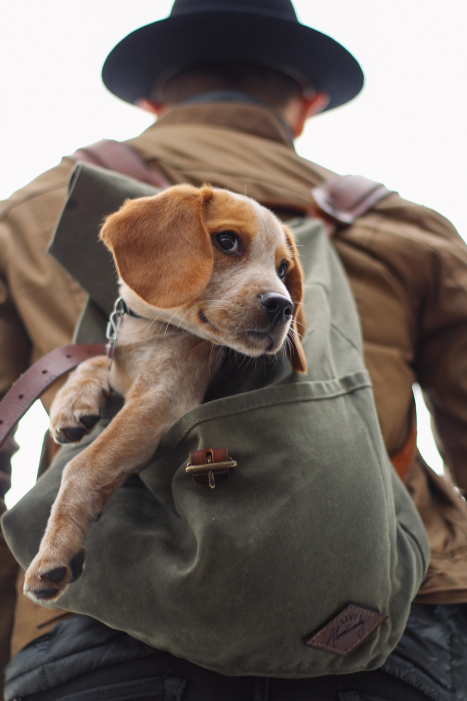
#> input picture DATA/raw/dog_backpack.jpg, 934 x 1401 px (shown at 1/2 size)
$ jupyter execute --allow-errors Image-and-videos.ipynb   (text cells are left out)
#> lines starting #> are read from the running program, lines starting #| are printed output that depends on the picture; after the words box and inside, x2 and y2 are one past the last pixel; in counts of white or black regions, pixels touching at a corner belong together
[cell 1]
import numpy as np
import matplotlib.pyplot as plt
import cv2

[cell 2]
# matplotlib
img = cv2.imread('DATA/raw/dog_backpack.jpg')
#> img is the input picture: shape (1401, 934, 3); mean B, G, R 99.5, 106.7, 118.1
plt.imshow(img)
print(type(img))
#| <class 'numpy.ndarray'>

[cell 3]
img_rgb = cv2.cvtColor(img,cv2.COLOR_BGR2RGB)
plt.imshow(img_rgb)

[cell 4]
cv2.imwrite('DATA/proccessed/dog_backpack_1.jpg',img)
cv2.imwrite('DATA/proccessed/dog_backpack_2.jpg',img_rgb)
#> Out = True

[cell 5]
cv2.imwrite('DATA/proccessed/dog_backpack_3.jpg',cv2.cvtColor(img_rgb,cv2.COLOR_RGB2BGR))
#> Out = True

[cell 6]
# create blank img
blank_img = np.zeros(shape=(512,512,3),dtype=np.int16)
plt.imshow(blank_img)

[cell 7]
# Draw rectangle
cv2.rectangle(blank_img,pt1=(384,20),pt2=(500,150),color=(255,0,0),thickness=10)
cv2.circle(img=blank_img,center=(100,100),radius=50,color=(125,255,0),thickness=8)
cv2.line(blank_img,pt1=(500,200),pt2=(324,242),color=(102,255,255),thickness=5)
cv2.arrowedLine(blank_img,pt1=(300,200),pt2=(10,265),color=(102,113,255),thickness=5)
plt.imshow(blank_img)

[cell 8]
font = cv2.FONT_HERSHEY_SIMPLEX
cv2.putText(blank_img,text='Hello',org=(0,500),fontFace=font,fontScale=4,
            thickness=3,color=(255,255,255),lineType=cv2.LINE_AA)
#> blank_img: shape (512, 512, 3) int16; mean of channels 0, 1, 2 11.7, 8.7, 7.4
plt.imshow(blank_img)

[cell 9]
# polygon
blank_img = np.zeros(shape=(512,512,3),dtype=np.int32)
vertices = np.array([[100,300],[200,200],[400,300],[200,400]],dtype=np.int32)
pts = vertices.reshape((-1,1,2)) # chagng to 3 dim
cv2.polylines(blank_img,[pts],isClosed=True,color=(255,0,0),thickness=5)
plt.imshow(blank_img)

[cell 10]
# draw fill-in polygon
blank_img = np.zeros(shape=(512,512,3),dtype=np.int32)
vertices = np.array([[100,300],[200,200],[400,300],[200,400]],dtype=np.int32)
pts = vertices.reshape((-1,1,2)) # chagng to 3 dim
cv2.fillPoly(blank_img,[pts],color=(255,0,0))
plt.imshow(blank_img)

[cell 11]
img = cv2.cvtColor(cv2.imread('DATA/raw/dog_backpack.jpg'),cv2.COLOR_BGR2GRAY)
#> img: shape (1401, 934); min 9, max 255, mean 109.3


# Window name in which image is displayed
window_name = 'image'

# Using cv2.imshow() method
# Displaying the image
cv2.imshow(window_name, img)

#waits for user to press any key
#(this is necessary to avoid Python kernel form crashing)
cv2.waitKey(0)

#closing all open windows
cv2.destroyAllWindows()

[cell 12]
img = cv2.imread('DATA/raw/dog_backpack.jpg')
blur = cv2.blur(img,ksize=(30,30))
fig, ax = plt.subplots(1,2)
ax[0].imshow(img)
ax[1].imshow(blur)
#> figure, not shown here; B, G, R data is drawn as R, G, B

[cell 13]
img = cv2.imread('DATA/raw/dog_backpack.jpg')
kernel = np.ones((10, 10), 'uint8')
blur = cv2.dilate(img,kernel=kernel)
fig, ax = plt.subplots(1,2)
ax[0].imshow(img)
ax[1].imshow(blur)
#> figure, not shown here; B, G, R data is drawn as R, G, B

[cell 14]
img = cv2.imread('DATA/raw/dog_backpack.jpg')
kernel = np.ones((10, 10), 'uint8')
blur = cv2.erode(img,kernel=kernel)
fig, ax = plt.subplots(1,2)
ax[0].imshow(img)
ax[1].imshow(blur)
#> figure, not shown here; B, G, R data is drawn as R, G, B

[cell 15]
img = cv2.imread('DATA/raw/dog_backpack.jpg')
blur = cv2.medianBlur(img,ksize=55) #ksize must be odd int
fig, ax = plt.subplots(1,2)
ax[0].imshow(img)
ax[1].imshow(blur)
#> figure, not shown here; B, G, R data is drawn as R, G, B

[cell 16]
img = cv2.imread('DATA/raw/dog_backpack.jpg')
blur = cv2.GaussianBlur(img,ksize=(55,55),sigmaX=100,sigmaY=100) #ksize must be odd int
fig, ax = plt.subplots(1,2)
ax[0].imshow(img)
ax[1].imshow(blur)
#> figure, not shown here; B, G, R data is drawn as R, G, B

[cell 17]
flat_chess = cv2.imread('DATA/raw/flat_chessboard.png')
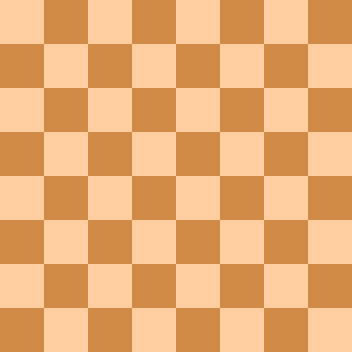
#> input picture DATA/raw/flat_chessboard.png, 352 x 352 px
#> flat_chess is the input picture: shape (352, 352, 3); mean B, G, R 114.5, 172.5, 232
flat_chess = cv2.cvtColor(flat_chess,cv2.COLOR_BGR2RGB)
gray_flat_chess = cv2.cvtColor(flat_chess,cv2.COLOR_BGR2GRAY)
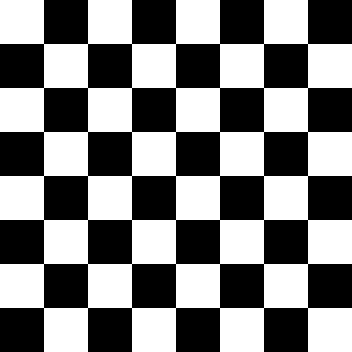
#> gray_flat_chess: shape (352, 352); values 127 (black) and 197 (white), 50% white; 1 white region, box (x1, y1, x2, y2) and area: (0, 0, 352, 352) 61952
plt.imshow(gray_flat_chess,cmap='gray')

[cell 18]
real_chess = cv2.imread('DATA/raw/real_chessboard.jpg')
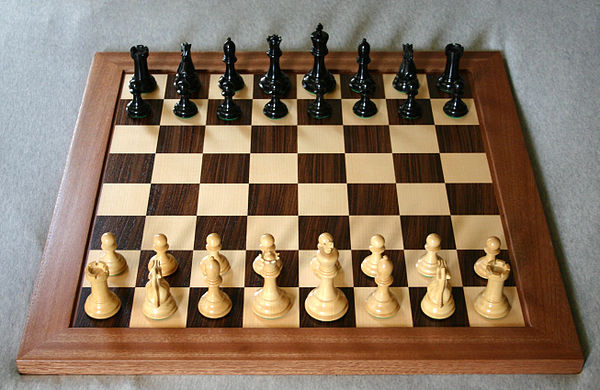
#> input picture DATA/raw/real_chessboard.jpg, 600 x 390 px
#> real_chess is the input picture: shape (390, 600, 3); mean B, G, R 98.1, 117.7, 137.5
real_chess = cv2.cvtColor(real_chess,cv2.COLOR_BGR2RGB)
gray_real_chess = cv2.cvtColor(real_chess,cv2.COLOR_BGR2GRAY)
plt.imshow(gray_real_chess,cmap='gray')

[cell 19]
gray = np.float32(gray_flat_chess)
dst = cv2.cornerHarris(src=gray,blockSize=2,ksize=3,k=0.04)
dst = cv2.dilate(dst,None) # a denoise method which connect separate detail
flat_chess[dst>0.01*dst.max()] = [255,0,0]
#> flat_chess: shape (352, 352, 3); mean R, G, B 232.2, 170.8, 113.4
plt.imshow(flat_chess)

[cell 20]
gray = np.float32(gray_real_chess)
#> gray: shape (390, 600) float32
dst = cv2.cornerHarris(src=gray,blockSize=2,ksize=3,k=0.04)
#> dst: shape (390, 600) float32
dst = cv2.dilate(dst,None)
real_chess[dst>0.01*dst.max()] = [255,0,0]
#> real_chess: shape (390, 600, 3); mean R, G, B 142.2, 114.9, 95.9
plt.imshow(real_chess)

[cell 21]
flat_chess = cv2.imread('DATA/raw/flat_chessboard.png')
flat_chess = cv2.cvtColor(flat_chess,cv2.COLOR_BGR2RGB)
real_chess = cv2.imread('DATA/raw/real_chessboard.jpg')
real_chess = cv2.cvtColor(real_chess,cv2.COLOR_BGR2RGB)
gray_flat_chess = cv2.cvtColor(flat_chess,cv2.COLOR_BGR2GRAY)
gray_real_chess = cv2.cvtColor(real_chess,cv2.COLOR_BGR2GRAY)

[cell 22]
corners = cv2.goodFeaturesToTrack(gray_flat_chess,20,0.01,10)
#> corners = 20 rows, first 8: [308, 308], [264, 308], [220, 308], [176, 308], [132, 308], [88, 308], [44, 308], [308, 264]
corners = np.int0(corners)
for i in corners:
    x,y = i.ravel()
    cv2.circle(flat_chess,(x,y),3,(255,0,0),-1)
#> this loop made 20 passes
#> (x, y) on passes 1 to 12: (308, 308), (264, 308), (220, 308), (176, 308), (132, 308), (88, 308), (44, 308), (308, 264), (264, 264), (220, 264), (176, 264), (132, 264)
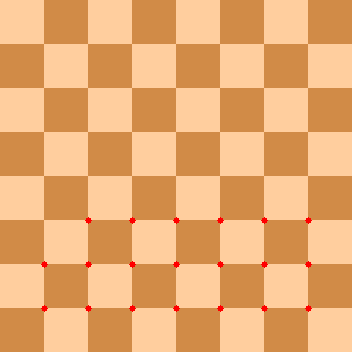
#> flat_chess: shape (352, 352, 3); mean R, G, B 232.1, 171.7, 114
plt.imshow(flat_chess)

[cell 23]
corners = cv2.goodFeaturesToTrack(gray_real_chess,80,0.01,10)
#> corners = 80 rows, first 8: [178, 91], [132, 90], [448, 86], [177, 75], [183, 105], [403, 87], [274, 109], [248, 183]
corners = np.int0(corners)
for i in corners:
    x,y = i.ravel()
    cv2.circle(real_chess,(x,y),3,(255,0,0),-1)
#> this loop made 80 passes
#> (x, y) on passes 1 to 12: (178, 91), (132, 90), (448, 86), (177, 75), (183, 105), (403, 87), (274, 109), (248, 183), (278, 258), (223, 92), (154, 154), (261, 80)
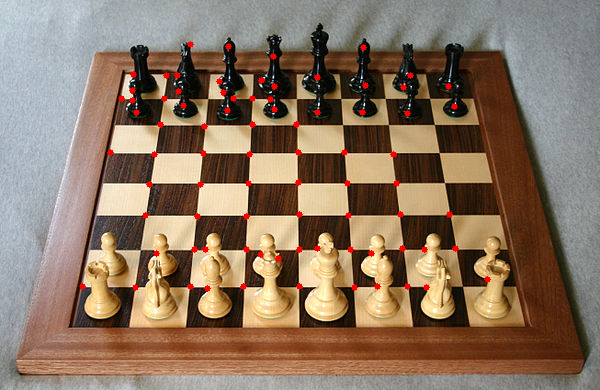
#> real_chess: shape (390, 600, 3); mean R, G, B 138.9, 116.7, 97.3
plt.imshow(real_chess)

[cell 24]
img = cv2.imread('DATA/raw/sammy_face.jpg')
#> (the rest of this cell did not finish here and is left out)

[cell 25]
edges = cv2.Canny(image=img,threshold1 = 127, threshold2=199)
#> (the rest of this cell did not finish here and is left out)

#> (a cell that did not finish here is left out)

#> (a cell that did not finish here is left out)

[cell 28]
flat_chess = cv2.imread('DATA/raw/flat_chessboard.png')
flat_chess = cv2.cvtColor(flat_chess,cv2.COLOR_BGR2RGB)
gray_flat_chess = cv2.cvtColor(flat_chess,cv2.COLOR_BGR2GRAY)
edges = cv2.Canny(gray_flat_chess, 50, 200)
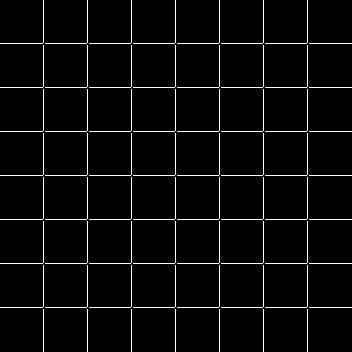
#> edges: shape (352, 352); 3.8% white in thin lines or dots
lines = cv2.HoughLinesP(edges, rho=1, theta = np.pi/180,threshold=10, minLineLength=10, maxLineGap=250)
#> lines = 14 rows, first 6: [43, 351, 43, 0], [0, 263, 351, 263], [131, 351, 131, 0], [87, 351, 87, 0], [0, 43, 351, 43], [0, 175, 351, 175]
for line in lines:
    x1, y1, x2, y2 = line[0]
    cv2.line(flat_chess, (x1, y1), (x2, y2), (255, 0, 0), 3)
#> this loop made 14 passes
#> (x1, y1, x2, y2) on passes 1 to 12: (43, 351, 43, 0), (0, 263, 351, 263), (131, 351, 131, 0), (87, 351, 87, 0), (0, 43, 351, 43), (0, 175, 351, 175), (0, 219, 351, 219), (0, 307, 351, 307), (307, 351, 307, 0), (263, 351, 263, 0), (0, 131, 351, 131), (219, 351, 219, 0)
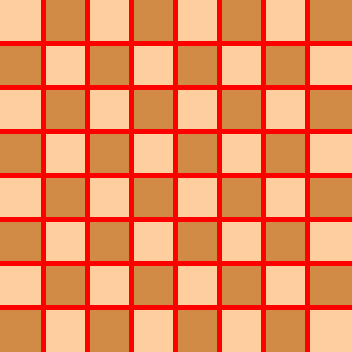
#> flat_chess: shape (352, 352, 3); mean R, G, B 236.3, 139.9, 92.9
plt.imshow(flat_chess)

[cell 29]
# [4 lines left out: function display, not called in this run]

[cell 30]
'''
cv::HoughModes {
  cv::HOUGH_STANDARD = 0,
  cv::HOUGH_PROBABILISTIC = 1,
  cv::HOUGH_MULTI_SCALE = 2,
  cv::HOUGH_GRADIENT = 3
}
'''

[cell 31]
sep_coin = cv2.imread('DATA/raw/many_circles.png')
#> (the rest of this cell did not finish here and is left out)

#> (a cell that did not finish here is left out)

[cell 33]
sep_coin = cv2.imread('DATA/raw/many_circles.png')
#> (the rest of this cell did not finish here and is left out)

[cell 34]
full = cv2.imread('DATA/raw/sammy.jpg')
#> (the rest of this cell did not finish here and is left out)

[cell 35]
face = cv2.imread('DATA/raw/sammy_face.jpg')
#> (the rest of this cell did not finish here and is left out)

[cell 36]
# List of template matching algorithm
methods = ['cv2.TM_CCOEFF', 'cv2.TM_CCOEFF_NORMED', 'cv2.TM_CCORR','cv2.TM_CCORR_NORMED', 'cv2.TM_SQDIFF', 'cv2.TM_SQDIFF_NORMED']

#> (a cell that did not finish here is left out)

[cell 38]
fig = plt.figure(figsize=(10,8))
ax = fig.add_subplot(122)
ax.imshow(img_rgb)

[cell 39]
#resize img
new_img=cv2.resize(img_rgb,(1000,500)) #1000 replace for 934 and 500 replace to 1000
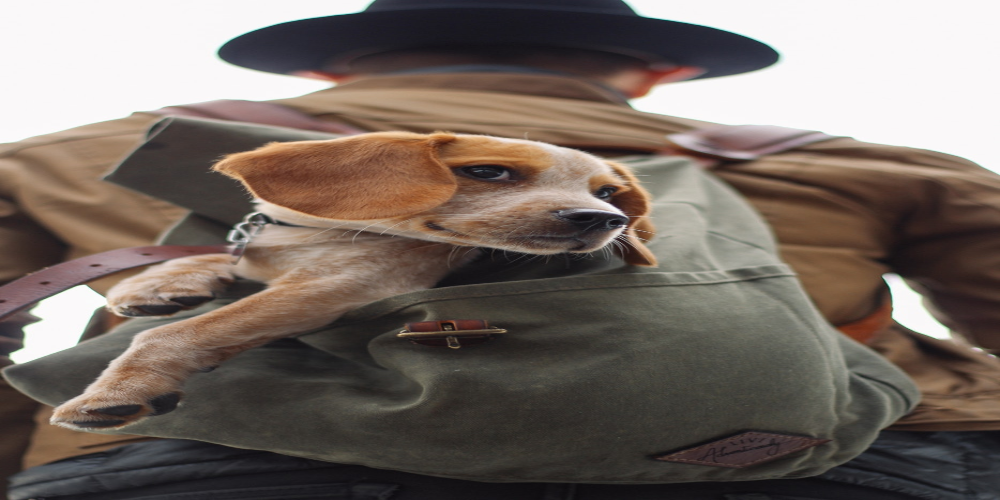
#> new_img: shape (500, 1000, 3); mean R, G, B 118, 106.6, 99.4
plt.imshow(new_img)

[cell 40]
# better method to avoid many unknow error, should use .py script
img = cv2.imread('DATA/raw/sammy_face.jpg')

while True:
    cv2.imshow('DATA/raw/sammy_face.jpg',img)
    if cv2.waitKey(1) & 0xFF == ord('s'): # press s to save after 1ms
#> (key q is pressed here)
        cv2.imwrite("DATA/proccessed/omg.png", img)
    if cv2.waitKey(1) & 0xFF == ord('q'): # press q to quit after 1ms
#> (key q is pressed here)
        break
cv2.destroyAllWindows()

[cell 41]
# Draw with mouse on separate window
# [5 lines left out: function draw_circle, not called in this run]

# connect drawing function to the window
cv2.namedWindow(winname='my_drawing')

cv2.setMouseCallback('my_drawing',draw_circle)

blank_img = np.zeros((512,512,3),dtype=np.int8)
while True:
    cv2.imshow('my_drawing',blank_img)
    # cv2.resizeWindow('my_drawing',50,50)
    if cv2.waitKey(20) & 0xFF == ord('q'):
#> (key q is pressed here)
        break
cv2.destroyAllWindows()

[cell 42]
# we have 'clicking draw above' what about 'dragging draw'

# VARIABLE
drawing = False
ix = -1
iy = -1
# [13 lines left out: function draw_rectangle, not called in this run]
# connect drawing function to the window
cv2.namedWindow(winname='my_drawing')
cv2.setMouseCallback('my_drawing',draw_rectangle)


blank_img = np.zeros((512,512,3),dtype=np.int8)
while True:
    cv2.imshow('my_drawing',blank_img)
    if cv2.waitKey(20) & 0xFF == ord('q'):
#> (key q is pressed here)
        break
cv2.destroyAllWindows()

[cell 43]
cap = cv2.VideoCapture(0) # capture the default webcam

# to fully capture
width = int(cap.get(cv2.CAP_PROP_FRAME_WIDTH))
#> width = 640
height = int(cap.get(cv2.CAP_PROP_FRAME_HEIGHT))
#> height = 480

# fourcc is video codec, for window use *'DVIX' as paraeter
# mac and linux use *'XVID'
writer = cv2.VideoWriter('DATA/proccessed/myvideo.mp4',cv2.VideoWriter_fourcc(*'DVIX'),20,(width,height))

while True:
    ret,frame = cap.read()
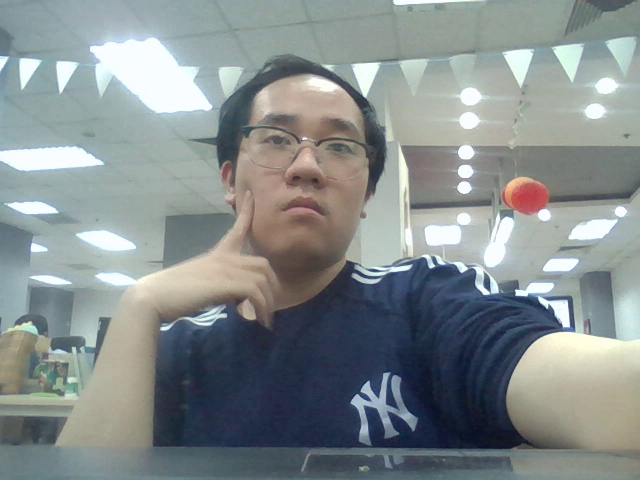
#> input picture frame 4 of DATA/proccessed/myvideo.mp4, 640 x 480 px, given in place of the camera
#> frame is the input picture: shape (480, 640, 3); mean B, G, R 141.5, 141.2, 133.3
    # operation
    writer.write(frame)
    # gray = cv2.cvtColor(frame,cv2.COLOR_BGR2GRAY)

    cv2.imshow('frame',frame)

    if cv2.waitKey(1)& 0xFF == ord('q'):
#> (key q is pressed here)
        break
cap.release()
writer.release()
cv2.destroyAllWindows()

[cell 44]
import time

cap = cv2.VideoCapture('DATA/proccessed/myvideo.mp4')

if cap.isOpened() == False:
    print('FILE NOT FOUND OR WRONG CODEC')

while cap.isOpened():

    ret,frame = cap.read()

    if ret == True:
        time.sleep(1/10) # 20FPS framerate
        cv2.imshow('frame',frame)

        if cv2.waitKey(10) & 0xFF == ord('q'):
#> (key q is pressed here)
            break

    else:
        break

cap.release()
cv2.destroyAllWindows()

[cell 45]
# drawing with mouse
cap = cv2.VideoCapture(0) # capture the default webcam


## Callback funtion
# [20 lines left out: function draw_rectangle, not called in this run]
## Global variable
pt1 = (0,0)
pt2 = (0,0)
topLeft_clicked = False
botRight_clicked = False

## connect to callback
cv2.namedWindow('Test')
cv2.setMouseCallback('Test',draw_rectangle)

while True:
    ret,frame = cap.read()
    # operation
    if topLeft_clicked:
        cv2.circle(frame,center = pt1, radius = 2,color=(0,0,255),thickness=-1)
    if topLeft_clicked and botRight_clicked:
        cv2.rectangle(frame,pt1,pt2,(0,0,255),3)

    cv2.imshow('Test',frame)

    if cv2.waitKey(1)& 0xFF == ord('q'):
#> (key q is pressed here)
        break
cap.release()

cv2.destroyAllWindows()

[cell 46]
flip = cv2.flip(img_rgb,0)
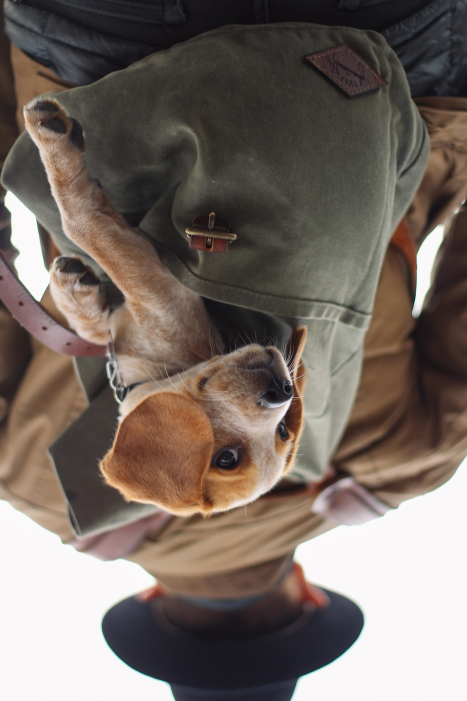
#> flip: shape (1401, 934, 3) (shown at 1/2 size); mean R, G, B 118.1, 106.7, 99.5
plt.imshow(flip)
